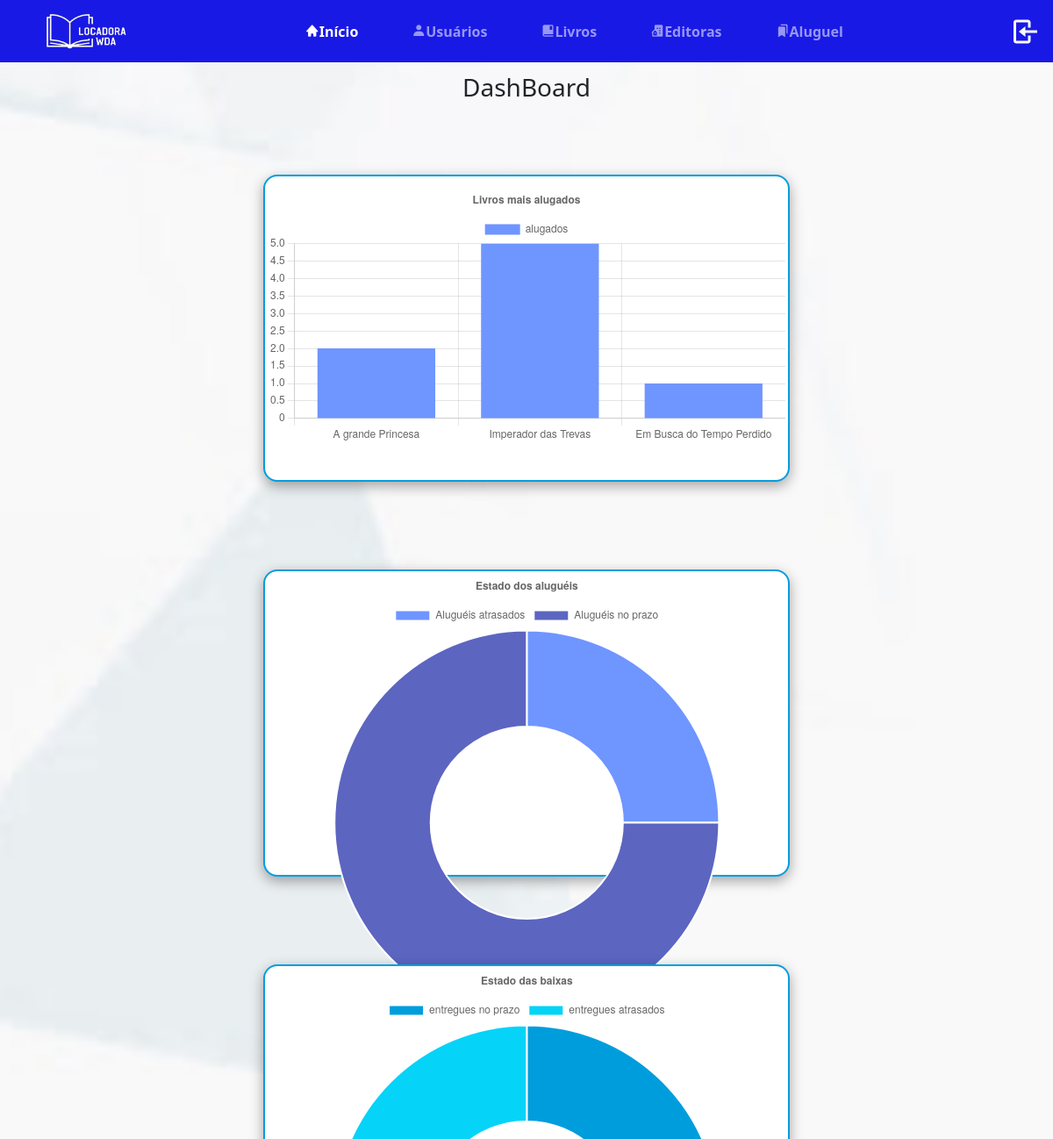
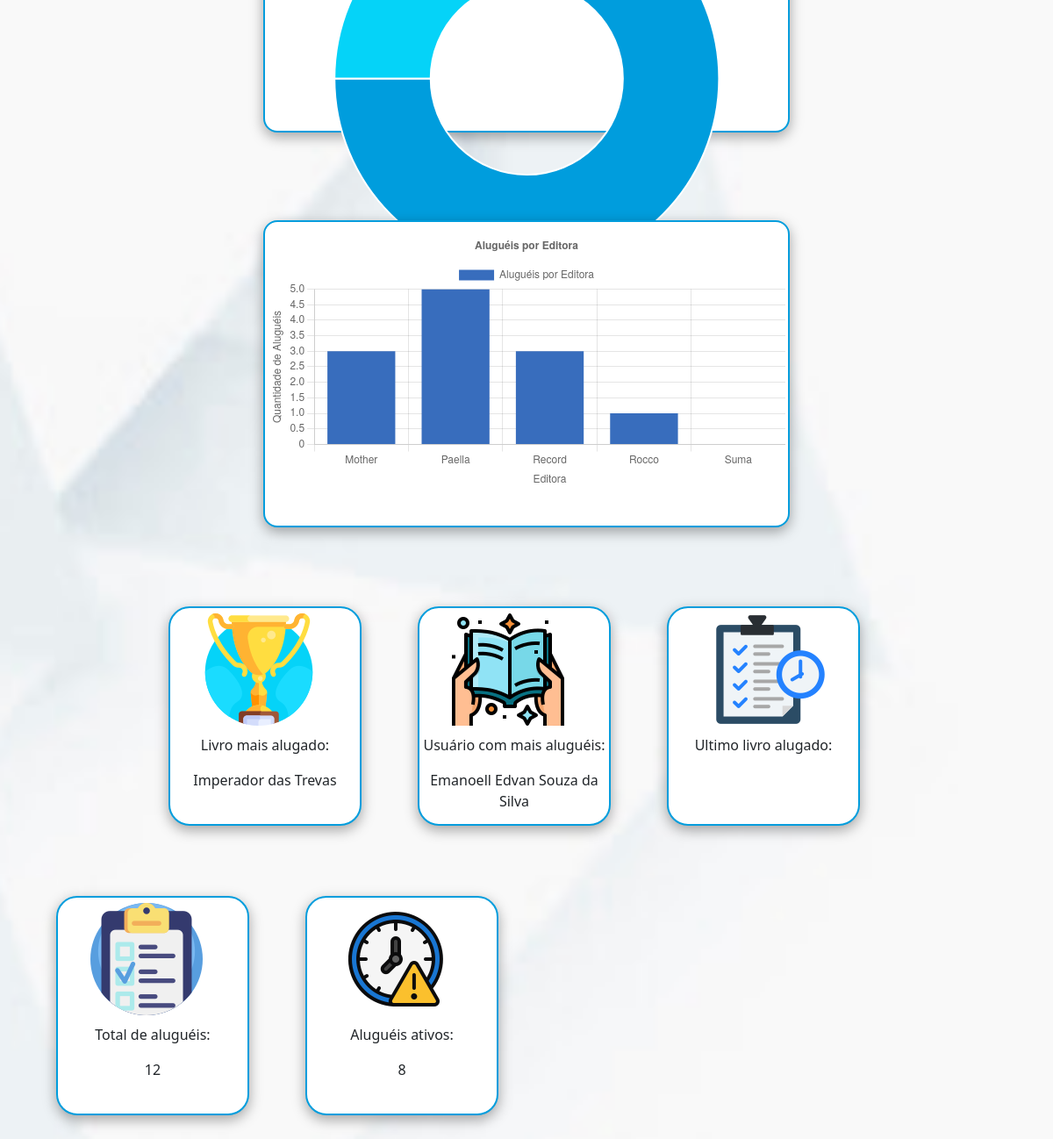
Screenshot of /LocadoraWDA-Edvan/paginacao/inicio.php (signed in) with the database file from the repository (2 pictures, top to bottom).
### tables this page shows
CREATE TABLE `livro` (
  `id` int(11) NOT NULL,
  `nome` text NOT NULL,
  `autor` text NOT NULL,
  `editora` text NOT NULL,
  `data_lanca` date NOT NULL,
  `estoque` int(11) NOT NULL,
  `alugados_agr` int(11) NOT NULL,
  `alugados_total` int(11) NOT NULL,
  `estado` text NOT NULL
);

CREATE TABLE `usuarios` (
  `id` int(11) NOT NULL,
  `nome` text NOT NULL,
  `email` text NOT NULL,
  `celular` text NOT NULL,
  `endereco` text NOT NULL,
  `cpf` text DEFAULT NULL,
  `alugados` int(11) NOT NULL
);

### LocadoraWDA-Edvan/paginacao/inicio.php (the view, shortened to what this page needs)
<?php
include '../funcoes/conexao.php';
$sql = "SELECT editora, SUM(alugados_total) AS total_alugueis FROM livro GROUP BY editora";
$result = $conn->query($sql);
$editoras = array();
$alugueis = array();
if ($result->num_rows > 0) {
  while ($row = $result->fetch_assoc()) {
    $editoras[] = $row['editora'];
    $alugueis[] = $row['total_alugueis'];
  }
}
$sql_usu = "SELECT *, max(alugados) FROM usuarios";
$busca_usu = $conn->query($sql_usu);
$aluguel_usu = $busca_usu->fetch_array();
@$cont1 = $conn->query("SELECT COUNT(id) AS prazo FROM aluguel WHERE status = 'No Prazo'");
$row1 = $cont1->fetch_array();
@$cont2 = $conn->query("SELECT COUNT(id) AS atraso FROM aluguel WHERE status = 'atrasado'");
$row2 = $cont2->fetch_array();
@$soma = $conn->query("SELECT SUM(alugados_total) AS total FROM livro");
$row3 = $soma->fetch_array();
@$soma2 = $conn->query("SELECT SUM(alugados_agr) AS ativo FROM livro");
$row4 = $soma2->fetch_array();
@$sql1 = $conn->query("SELECT * FROM controle_devo WHERE id_controle='1'");
$row5 = $sql1->fetch_array();
$sql1 = "SELECT *, max(alugados_total) FROM livro";
$busca1 = $conn->query($sql1);
$top1 = $busca1->fetch_array();
$id_top1 = $top1['id'];
$nome_top1 = $top1['nome'];
$alu_top1 = $top1['alugados_total'];
$sql2 = "SELECT *, max(alugados_total) FROM livro WHERE id !=$id_top1";
$busca2 = $conn->query($sql2);
$top2 = $busca2->fetch_array();
$id_top2 = $top2['id'];
$nome_top2 = $top2['nome'];
$alu_top2 = $top2['alugados_total'];
$sql3 = "SELECT *, max(alugados_total) FROM livro WHERE id !=$id_top1 AND id !=$id_top2 ";
$busca3 = $conn->query($sql3);
$top3 = $busca3->fetch_array();
$nome_top3 = $top3['nome'];
$alu_top3 = $top3['alugados_total'];
?>
<!DOCTYPE html>
<html lang="en">
<head>
  <link rel="stylesheet" href="../css-manual/pag1.css">
  <link href="https://cdn.jsdelivr.net/npm/bootstrap@5.0.2/dist/css/bootstrap.min.css" rel="stylesheet"
>
  <link href='https://unpkg.com/boxicons@2.0.7/css/boxicons.min.css' rel='stylesheet'>
</head>
<body>
  <nav class="navbar navbar-expand-lg navbar-dark" style="background-color: #1919e6;">
    <div class="container-fluid">
      <a class="navbar-brand" style="margin-left: 3% ;" href="#"><img src="../imagens/logo.png" alt="Logo" width="100"
          height="45" class="d-inline-block align-text-top"></a>
      <div class="collapse navbar-collapse" style="margin-left: 15% ;" id="navbarScroll">
        <ul class="navbar-nav me-auto my-2 my-lg-0 navbar-nav-scroll" id="barra" style="--bs-scroll-height: 100px;">
          <li class="nav-item" style="white-space: nowrap;font-weight: bold">
            <a class="nav-link active" aria-current="page" href="inicio.php"><i class='bx bxs-home'></i>Início</a>
          </li>
          <li class="nav-item" style="margin-left: 10%; white-space: nowrap;font-weight: bold">
            <a class="nav-link" href="usuarios.php"><i class='bx bxs-user'></i>Usuários</a>
          </li>
          <li class="nav-item" style="margin-left: 10%; white-space: nowrap;font-weight: bold">
            <a class="nav-link" href="livros.php"><i class='bx bxs-book-bookmark'></i>Livros</a>
          </li>
          <li class="nav-item" style="margin-left: 10%; white-space: nowrap;font-weight: bold">
            <a class="nav-link" href="editoras.php"><i class='bx bxs-building-house'></i>Editoras</a>
          </li>
          <li class="nav-item" style="margin-left: 10%; white-space: nowrap;font-weight: bold">
            <a class="nav-link" href="aluguel.php"><i class='bx bxs-bookmarks'></i>Aluguel</a>
          </li>
        </ul>
        <a href="../funcoes/logout.php"><img src="../imagens/log-in.png" alt=""></a>
      </div>
    </div>
  </nav>
  <h3 style="margin-top:1%;" class="text-center">DashBoard</h3>
  <br>
  <div id="graf-gran">
    <div class="graf1">
      <canvas style="margin-left: 3px; margin-right: 3px;margin-top: 10px;margin-bottom: 10px;height: 63%;"
        id="grafico-livros-alugados"></canvas>
    </div>
    <div class="graf2">
      <canvas style="margin:auto; width: 85%;height: 63%;" id="grafico-alug"></canvas>
    </div>
    <div class="graf3">
      <canvas style="margin:auto; width: 85%;height: 63%;" id="grafico-entregues" ></canvas>
    </div>
    <div class="graf4">
      <canvas style="margin-left: 3px; margin-right: 3px;margin-top: 10px;margin-bottom: 10px;height: 63%;" id="grafico-editora"></canvas>
    </div>
  </div>
  <div id="graf-peq">
    <div class="divt2" id="trof">
      <img style="margin-left: 17%; margin-right: 30%;margin-top: 3%;margin-bottom: 10px;" src="../imagens/trophy.png"
        alt="">
      <p style="text-align: center">Livro mais alugado:</p>
      <p style="text-align: center">
        <?php echo $nome_top1 ?>
      </p>
    </div>
    <div class="divt2">
      <img style="margin-left: 17%; margin-right: 30%;margin-top: 3%;margin-bottom: 10px;" src="../imagens/usu.png"
        alt="">
      <p style="text-align: center">Usuário com mais aluguéis:</p>
      <p style="text-align: center">
        <?php echo $aluguel_usu['nome'] ?>
      </p>
    </div>
    <div class="divt2">
      <img style="margin-left: 24%; margin-right: 30%;margin-top: 3%;margin-bottom: 10px;" src="../imagens/ulti.png"
        alt="">
      <p style="text-align: center">Ultimo livro alugado: </p>
    </div>
    <div class="divt2">
      <img style="margin-left: 17%; margin-right: 30%;margin-top: 3%;margin-bottom: 10px;" src="../imagens/test.png"
        alt="">
      <p style="text-align: center">Total de aluguéis: </p>
      <p style="text-align: center">
        <?php echo $row3['total']; ?>
      </p>
    </div>
    <div class="divt2">
      <img style="margin-left: 17%; margin-right: 30%;margin-top: 3%;margin-bottom: 10px;" src="../imagens/alert.png"
        alt="">
      <p style="text-align: center">Aluguéis ativos: </p>
      <p style="text-align: center">
        <?php echo $row4['ativo']; ?>
      </p>
    </div>
  </div>
  <script>
    const ctx = document.getElementById('grafico-livros-alugados');
    new Chart(ctx, {
      type: 'bar',
      data: {
        labels: ['<?php echo $nome_top2 ?>', '<?php echo $nome_top1 ?>', '<?php echo $nome_top3 ?>'],
        datasets: [{
          label: 'alugados',
          data: [<?php echo $alu_top2 ?>, <?php echo $alu_top1 ?>, <?php echo $alu_top3 ?>],
          // borderWidth: 1,
          backgroundColor: ['#6f95ff'],
        }]
      },
      options: {
        plugins: {
          title: {
            display: true,
            fontSize: 30,
            text: "Livros mais alugados",
            fontStyle: "bold",
          }
        },
        scales: {
          y: {
            beginAtZero: true
          }
        }
      }
    });
  </script>
  <script>
    const ctx2 = document.getElementById('grafico-alug');
    new Chart(ctx2, {
      type: 'doughnut',
      data: {
        labels: [
          'Aluguéis atrasados', 'Aluguéis no prazo'
        ],
        datasets: [{
          label: 'Quantidade',
          data: [<?php echo $row2['atraso'] ?>, <?php echo $row1['prazo'] ?>],
          backgroundColor: [
            '#6f95ff',
            '#5c65c0'
          ],
          hoverOffset: 4
        }]
      },
      options: {
        plugins: {
          title: {
            display: true,
            fontSize: 30,
            text: "Estado dos aluguéis",
            fontStyle: "bold",
          }
        },
      }
    });
  </script>
  <script>
    var ctx3 = document.getElementById('grafico-editora');
    var chart = new Chart(ctx3, {
      type: 'bar',
      data: {
        labels: <?php echo json_encode($editoras); ?>,
        datasets: [{
          label: 'Aluguéis por Editora',
          data: <?php echo json_encode($alugueis); ?>,
          backgroundColor: '#386dbd',
        }]
      },
      options: {
        responsive: true,
        scales: {
          x: {
            display: true,
            title: {
              display: true,
              text: 'Editora'
            }
          },
          y: {
            display: true,
            title: {
              display: true,
              text: 'Quantidade de Aluguéis'
            },
            suggestedMin: 0
          }
        },
        plugins: {
          title: {
            display: true,
            fontSize: 30,
            text: "Aluguéis por Editora",
            fontStyle: "bold",
          }
        },
      }
    });
  </script>
  <script>
    var ctx4 = document.getElementById('grafico-entregues');
    var chart = new Chart(ctx4, {
      type: 'doughnut',
      data: {
        labels: ['entregues no prazo', 'entregues atrasados'],
        datasets: [{
          data: [<?php echo $row5['devolvidos_prazo'] ?>, <?php echo $row5['devolvidos_atraso'] ?>],
          backgroundColor: [
            '#009ddd', '#05d3f8']
        }]
      },
      options: {
        plugins: {
          title: {
            display: true,
            fontSize: 30,
            text: "Estado das baixas",
            fontStyle: "bold",
          }
        }
      },
    });
  </script>
</body>
</html>

### LocadoraWDA-Edvan/paginacao/inicio.php (style rules this page uses)
body { background-image: url(../imagens/blue-novo.png); background-position: center center; background-repeat: no-repeat; background-attachment: fixed; background-size: cover; background-color: #4070f4; }
#graf-gran { display: flex; justify-content: center; align-items: center; flex-wrap: wrap; }
.graf1, .graf2, .graf3, .graf4 { border: solid 2px #009ddd; background: white; height: 350px; width: 600px; border-radius: 1rem; box-shadow: 0 5px 15px rgba(0, 0, 0, 0.35); margin: 50px; }
#trof { margin-left: 16%; }
.divt2 { border: solid 2px #009ddd; float: left; background: white; margin-top: 40px; margin-left: 8vh; margin-bottom: 5vh; height: 250px; width: 220px; border-radius: 1.5rem; box-shadow: 0 5px 15px rgba(0, 0, 0, 0.35); }

### rows the page displays
livro: nome "Imperador das Trevas"
usuarios: nome "Emanoell Edvan Souza da Silva"

### other values shown
$row3['total'] "12"
$row4['ativo'] "8"
chart data {{ $nome_top2 }} A grande Princesa
chart data {{ $nome_top1 }} Imperador das Trevas
chart data {{ $nome_top3 }} Em Busca do Tempo Perdido
chart data {{ $alu_top2 }} 2
